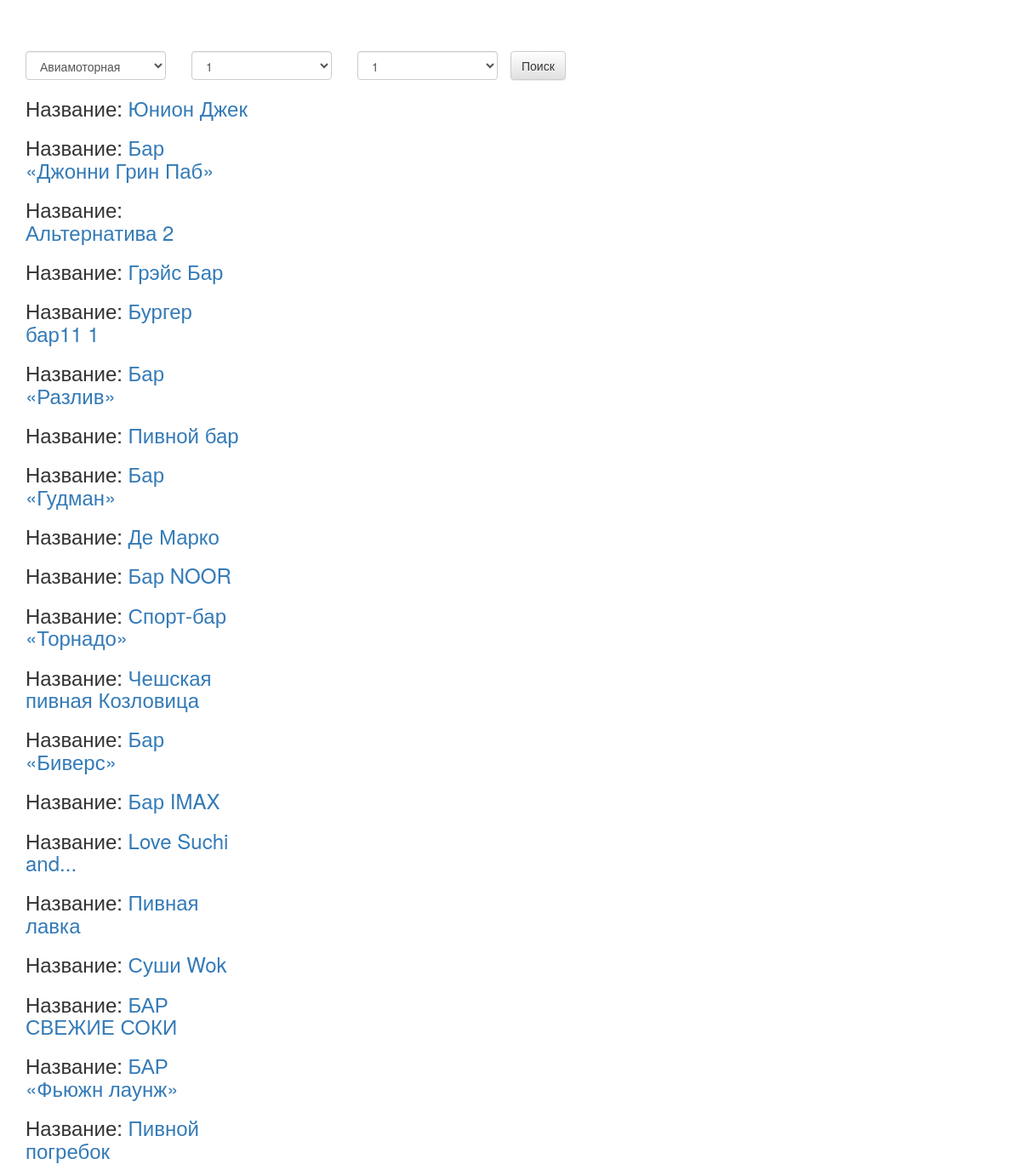
The page / on the database its author committed.
### barmetro/models.py (models this page shows, shortened)
class CoordBar(models.Model):
    barname = models.CharField(max_length=200)
    longitude = models.TextField()
    latitude = models.TextField()
    address = models.TextField()
    district = models.TextField()
    area = models.TextField()
    phone_number = models.TextField()

### barmetro/views.py (the view)
# urls.py: url(r'^$', views.page_list, name='page_list'),
def page_list(request):
    coords = CoordMetro.objects.all()[:30]
    coords_for_bar = CoordBar.objects.all()[:20]
    return render(request, 'barmetro/page_list.html', {'coords': coords, 'coords_for_bar': coords_for_bar})

### templates/barmetro/page_list.html (shortened to what this page needs)
{% extends 'barmetro/base.html' %}
{% block content %}
    <br> <br> <br>
    <div class="row">
        <div class="col-xs-2">
            <select class="form-control">
                {% for coord in coords %}
                <option><a href="{% url 'page_metro' pk=coord.pk %}">
                {{ coord.metroname }}</a></option>
                {% endfor %}
            </select>
        </div>
        <div class="col-xs-2">
            <select class="form-control">
                <option>1</option>
            </select>
        </div>
        <div class="col-xs-2">
            <select class="form-control">
                <option>1</option>
            </select>
        </div>
        <button type="submit" class="btn btn-default">Поиск</button>
    </div>
    <div class="row">
        <div class="col-md-9 col-md-push-3">
        </div>
        <div class="col-md-3 col-md-pull-9">
            {% for coord_bar in coords_for_bar %}
            <h3>Название: <a href="{% url 'page_bar' pk=coord_bar.pk %}">
                {{ coord_bar.barname }}</a></h3>
            {% endfor %}
        </div>
    </div>
{% endblock content %}

### templates/barmetro/base.html (shortened to what this page needs)
<!DOCTYPE html>
<html lang="en">
<head>
    <link rel="stylesheet" href="https://maxcdn.bootstrapcdn.com/bootstrap/3.3.7/css/bootstrap.min.css">
    <link rel="stylesheet" href="https://maxcdn.bootstrapcdn.com/bootstrap/3.3.7/css/bootstrap-theme.min.css">
</head>
<body>
<div class="container">
{% block content %}
{% endblock %}
</div>
</body>
</html>

### rows shown on the page
CoordBar: barname "Юнион Джек"
CoordBar: barname "Бар «Джонни Грин Паб»"
CoordBar: barname "Альтернатива 2"
CoordBar: barname "Грэйс Бар"
CoordBar: barname "Бургер бар11 1"
CoordBar: barname "Бар «Разлив»"
CoordBar: barname "Пивной бар"
CoordBar: barname "Бар «Гудман»"
CoordBar: barname "Де Марко"
CoordBar: barname "Бар NOOR"
CoordBar: barname "Спорт-бар «Торнадо»"
CoordBar: barname "Чешская пивная Козловица"
CoordBar: barname "Бар «Биверс»"
CoordBar: barname "Бар IMAX"
CoordBar: barname "Love Suchi and..."
CoordBar: barname "Пивная лавка"
CoordBar: barname "Суши Wok"
CoordBar: barname "БАР СВЕЖИЕ СОКИ"
CoordBar: barname "БАР «Фьюжн лаунж»"
CoordBar: barname "Пивной погребок"
